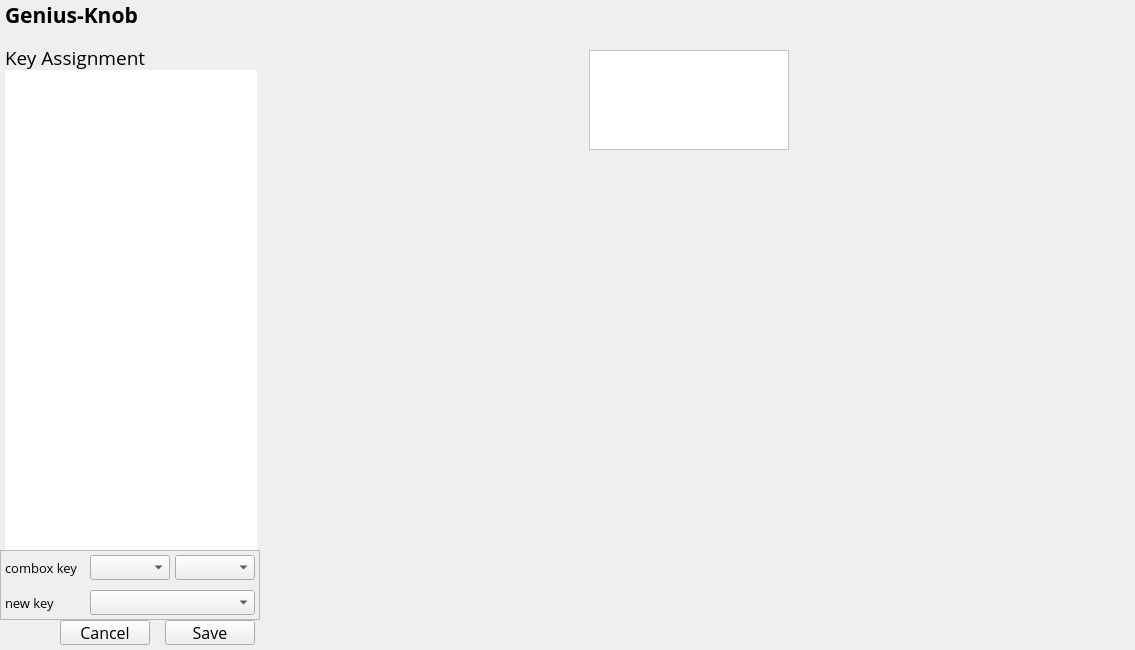
<?xml version="1.0" encoding="UTF-8"?>
<ui version="4.0">
 <class>CustomKnobWidget</class>
 <widget class="QWidget" name="CustomKnobWidget">
  <property name="geometry">
   <rect>
    <x>0</x>
    <y>0</y>
    <width>1135</width>
    <height>650</height>
   </rect>
  </property>
  <property name="minimumSize">
   <size>
    <width>1135</width>
    <height>650</height>
   </size>
  </property>
  <property name="maximumSize">
   <size>
    <width>1135</width>
    <height>650</height>
   </size>
  </property>
  <property name="font">
   <font>
    <family>Open Sans</family>
   </font>
  </property>
  <property name="windowTitle">
   <string>Form</string>
  </property>
  <widget class="QLabel" name="label_caption">
   <property name="geometry">
    <rect>
     <x>5</x>
     <y>5</y>
     <width>160</width>
     <height>20</height>
    </rect>
   </property>
   <property name="font">
    <font>
     <family>Open Sans</family>
     <pointsize>16</pointsize>
     <weight>75</weight>
     <bold>true</bold>
    </font>
   </property>
   <property name="text">
    <string>Genius-Knob</string>
   </property>
  </widget>
  <widget class="QLabel" name="label_assignment">
   <property name="geometry">
    <rect>
     <x>5</x>
     <y>45</y>
     <width>145</width>
     <height>25</height>
    </rect>
   </property>
   <property name="font">
    <font>
     <family>Open Sans</family>
     <pointsize>14</pointsize>
    </font>
   </property>
   <property name="text">
    <string>Key Assignment</string>
   </property>
  </widget>
  <widget class="QTreeWidget" name="treeWidget_knob">
   <property name="geometry">
    <rect>
     <x>5</x>
     <y>70</y>
     <width>252</width>
     <height>480</height>
    </rect>
   </property>
   <property name="font">
    <font>
     <pointsize>14</pointsize>
    </font>
   </property>
   <property name="frameShape">
    <enum>QFrame::NoFrame</enum>
   </property>
   <attribute name="headerVisible">
    <bool>false</bool>
   </attribute>
   <column>
    <property name="text">
     <string notr="true">1</string>
    </property>
   </column>
  </widget>
  <widget class="QFrame" name="frame_macro">
   <property name="geometry">
    <rect>
     <x>589</x>
     <y>50</y>
     <width>200</width>
     <height>100</height>
    </rect>
   </property>
   <property name="styleSheet">
    <string notr="true">background-color: rgba(255, 255, 255, 255)</string>
   </property>
   <property name="frameShape">
    <enum>QFrame::StyledPanel</enum>
   </property>
   <property name="frameShadow">
    <enum>QFrame::Raised</enum>
   </property>
   <widget class="QLabel" name="label_key_name">
    <property name="geometry">
     <rect>
      <x>10</x>
      <y>10</y>
      <width>180</width>
      <height>22</height>
     </rect>
    </property>
    <property name="font">
     <font>
      <family>Open Sans</family>
      <pointsize>14</pointsize>
     </font>
    </property>
    <property name="text">
     <string/>
    </property>
    <property name="alignment">
     <set>Qt::AlignCenter</set>
    </property>
   </widget>
   <widget class="QLabel" name="label_key_function">
    <property name="geometry">
     <rect>
      <x>10</x>
      <y>40</y>
      <width>180</width>
      <height>22</height>
     </rect>
    </property>
    <property name="font">
     <font>
      <family>Open Sans</family>
      <pointsize>14</pointsize>
     </font>
    </property>
    <property name="text">
     <string/>
    </property>
    <property name="alignment">
     <set>Qt::AlignCenter</set>
    </property>
   </widget>
   <widget class="QLabel" name="label_key_macro">
    <property name="geometry">
     <rect>
      <x>10</x>
      <y>70</y>
      <width>180</width>
      <height>22</height>
     </rect>
    </property>
    <property name="font">
     <font>
      <family>Open Sans</family>
      <pointsize>14</pointsize>
     </font>
    </property>
    <property name="text">
     <string/>
    </property>
    <property name="alignment">
     <set>Qt::AlignCenter</set>
    </property>
   </widget>
  </widget>
  <widget class="QFrame" name="frame_key">
   <property name="geometry">
    <rect>
     <x>0</x>
     <y>550</y>
     <width>260</width>
     <height>70</height>
    </rect>
   </property>
   <property name="frameShape">
    <enum>QFrame::StyledPanel</enum>
   </property>
   <property name="frameShadow">
    <enum>QFrame::Raised</enum>
   </property>
   <widget class="QComboBox" name="comboBox_syskey1">
    <property name="geometry">
     <rect>
      <x>90</x>
      <y>5</y>
      <width>80</width>
      <height>25</height>
     </rect>
    </property>
   </widget>
   <widget class="QLabel" name="label_comboxkey">
    <property name="geometry">
     <rect>
      <x>5</x>
      <y>5</y>
      <width>80</width>
      <height>25</height>
     </rect>
    </property>
    <property name="font">
     <font>
      <pointsize>10</pointsize>
     </font>
    </property>
    <property name="text">
     <string>combox key</string>
    </property>
   </widget>
   <widget class="QComboBox" name="comboBox_syskey2">
    <property name="geometry">
     <rect>
      <x>175</x>
      <y>5</y>
      <width>80</width>
      <height>25</height>
     </rect>
    </property>
   </widget>
   <widget class="QLabel" name="label_newkey">
    <property name="geometry">
     <rect>
      <x>5</x>
      <y>40</y>
      <width>80</width>
      <height>25</height>
     </rect>
    </property>
    <property name="font">
     <font>
      <pointsize>10</pointsize>
     </font>
    </property>
    <property name="text">
     <string>new key</string>
    </property>
   </widget>
   <widget class="QComboBox" name="comboBox_newkey">
    <property name="geometry">
     <rect>
      <x>90</x>
      <y>40</y>
      <width>165</width>
      <height>25</height>
     </rect>
    </property>
   </widget>
  </widget>
  <widget class="QPushButton" name="pushButton_save">
   <property name="geometry">
    <rect>
     <x>165</x>
     <y>620</y>
     <width>90</width>
     <height>25</height>
    </rect>
   </property>
   <property name="font">
    <font>
     <pointsize>12</pointsize>
    </font>
   </property>
   <property name="text">
    <string>Save</string>
   </property>
  </widget>
  <widget class="QPushButton" name="pushButton_cancel">
   <property name="geometry">
    <rect>
     <x>60</x>
     <y>620</y>
     <width>90</width>
     <height>25</height>
    </rect>
   </property>
   <property name="font">
    <font>
     <pointsize>12</pointsize>
    </font>
   </property>
   <property name="text">
    <string>Cancel</string>
   </property>
  </widget>
 </widget>
 <resources/>
 <connections/>
</ui>
